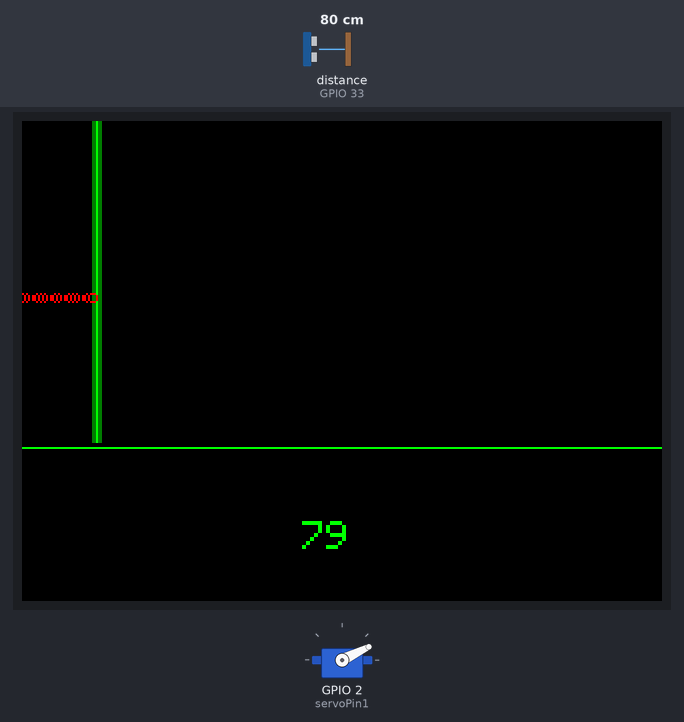
Bench run of a sketch on a simulated ESP32. On the bench: 320×240 colour display, servo. Wiring (inferred from the names in the program): ultrasonic range finder: trigger GPIO 32; echo GPIO 33. The inputs (shaded band) are chosen by the test bench; at power-on: distance to the obstacle (sensor on GPIO 33) 80 cm. The echo pulse lasts 58.3 µs per cm; what the sketch prints to the serial monitor is not drawn.

Above: at 3.4 s.
3.5 s: distance to the obstacle (sensor on GPIO 33) set to 2 cm
At 4.23 s:
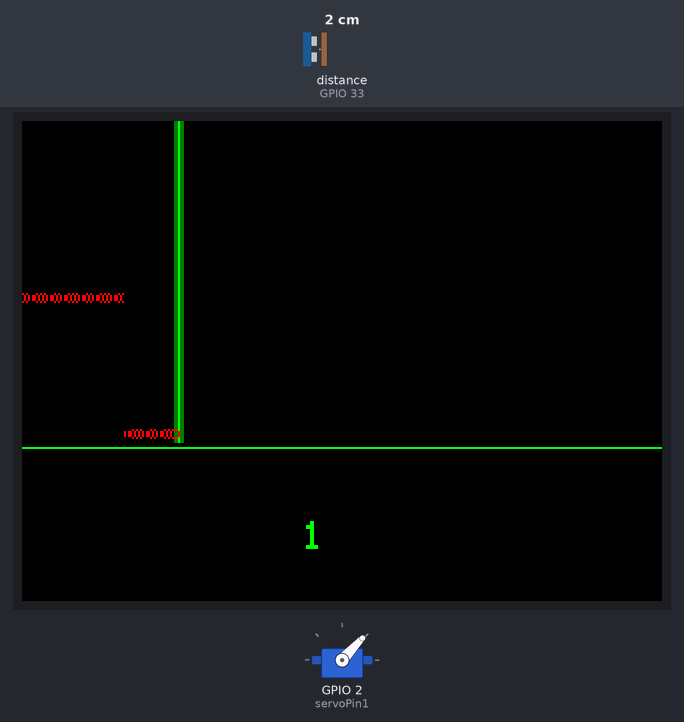
6.5 s: distance to the obstacle (sensor on GPIO 33) set to 18 cm
At 6.74 s:
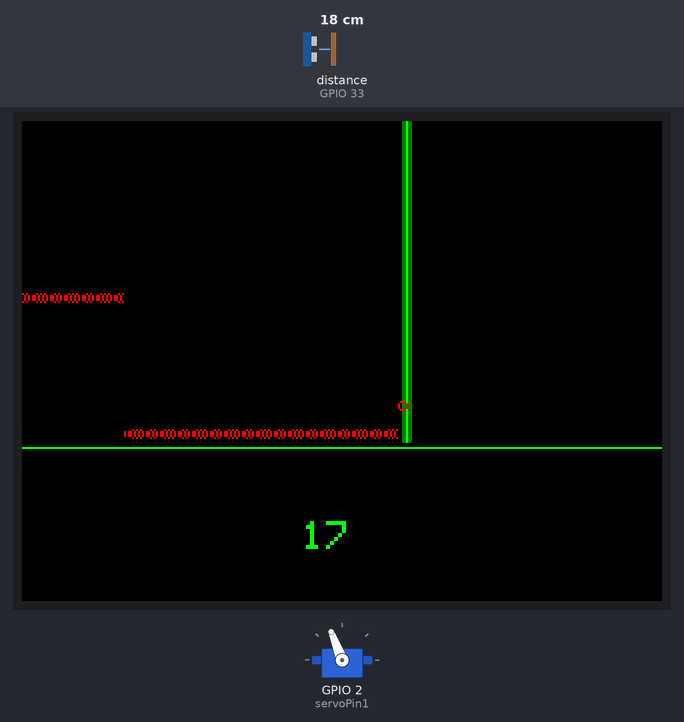
9.0 s: distance to the obstacle (sensor on GPIO 33) set to 250 cm
At 9.6 s:
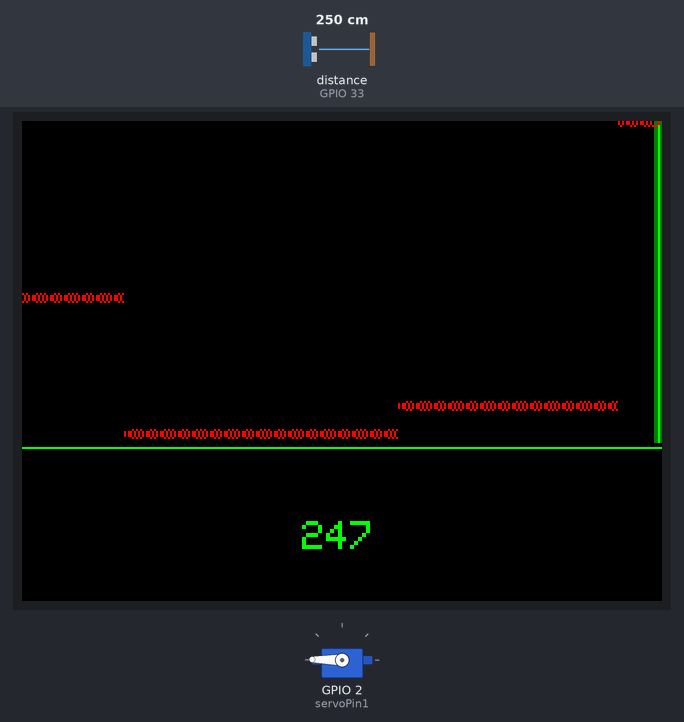
Timing chart, 0 to 17.1 s (numbered marks = the images above; inputs shaded):
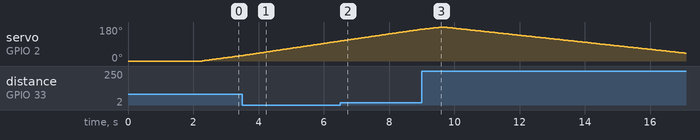

Measured:
- by itself, servo on GPIO 2 (servoPin1): rises from 168° to 180° in 0.59 s, then falls to 42° in 7.4 s

The sketch:

TFT_RADAR_esp32.ino
```cpp
/*-data-type------size---------description-----
  boolean        (8 bit)   -  [true/false]
  byte           (8 bit)   -  [0-255] unsigned number
  char           (8 bit)   -  [-128 to 127] signed number
  unsigned char  (8 bit)   -  [-128 to 127] signed number
  word           (16 bit)  -  [0-65535] unsigned number
  unsigned int   (16 bit)  -  [0-65535] unsigned number
  int            (16 bit)  -  [-32768 to 32767] signed number
  unsigned long  (32 bit)  -  [0-4,294,967,295] unsigned number usually for millis
  long           (32 bit)  -  [-2,147,483,648 to 2,147,483,647] signed number
  float          (32 bit)  -  [-3.4028235E38 to 3.4028235E38] signed number
  uint8_t        (8 bit)   -  [0-255] unsigned number
  int8_t         (8 bit)   -  [-127 - 127] signed number
  uint16_t       (16 bit)  -  [0-65,535] unsigned number
  int16_t        (16 bit)  -  [-32,768 - 32,767] signed number
  uint32_t       (32 bit)  -  [0-4,294,967,295] unsigned number
  int32_t        (32 bit)  -  [-2,147,483,648 - 2,147,483,647] signed number
  uint64_t       (64 bit)  -  [0-18,446,744,073,709,551,615] unsigned number
  int64_t        (64 bit)  -  [−9,223,372,036,854,775,808 - 9,223,372,036,854,775,807] signed number
  --------------------------------------------
  camelCase                -  anything that changes
  snake_case               -  variable's that are exclusive in a function
  Snake_Case               -  CLASS/struct exclusave varables/functions
  iNVERTEDcAMELcASE        -  outside code that is being accessed [database]
  SNake_CAse               -  duplicate varables inside the case function [frequently used in library names]
  ALL_CAPS                 -  const varable names or defines
  -------------by-jediRick--------------------
*/

#include <SPI.h>
#include <TFT_eSPI.h>
#include <ESP32Servo.h>
#define servoPin1 2
#define echoPin 33
#define trigPin 32

Servo myservo1;
TFT_eSPI tft = TFT_eSPI();

#define debug 1     // 1 ON 0 OFF
#if debug == 1
#define debugln(x) Serial.println(x)
#define debug(x) Serial.print(x)
#else
#define debugln(x)
#define debug(x)
#endif

#define ledPin  LED_BUILTIN
#define displayWidth 320
#define displayHeight 240

uint16_t servoDelay = 25;
long duration; // variable for the duration of sound wave travel
int16_t distance_cm; // variable for centimeters measurement
int16_t servoIncrement = 1;
int16_t pos1 = 0;
uint16_t sweepMapX;
uint16_t sweepMapOldX;
uint16_t dotDistance;
uint16_t dotDistanceOld;

//------- version stuff --------
const String p_project = "default";
const uint8_t version_hi = 0;
const uint8_t version_lo = 1;
void versionPrint(void) {
  debug("RicksWorx: ");
  debugln(p_project);
  debug("Version: ");
  debug(version_hi);
  debug(".");
  debugln(version_lo);
}
//------- end version stuff --------


void setup() {
  delay(2000);
  Serial.begin(115200);
  debugln("Serial started");
  versionPrint();
  pinMode(LED_BUILTIN, OUTPUT);
  pinMode(trigPin, OUTPUT); // Sets the trigPin as an OUTPUT
  pinMode(echoPin, INPUT); // Sets the echoPin as an INPUT
  tft.init();
  tft.setRotation(1);
  tft.fillScreen(TFT_BLACK);
  tft.setTextColor(TFT_GREEN);
  tft.setTextSize(2);
  ESP32PWM::allocateTimer(0);
  ESP32PWM::allocateTimer(1);
  ESP32PWM::allocateTimer(2);
  ESP32PWM::allocateTimer(3);
  myservo1.setPeriodHertz(240 );    // standard 50 hz servo
  myservo1.attach(servoPin1, 0, 2400);
}


void loop() {
  moveServo();
}

void moveServo() {
  myservo1.write(pos1);
  delay(servoDelay);
  pos1 = pos1 + servoIncrement;
  if (pos1 <= 0 || pos1 >= 180) {
    servoIncrement = -servoIncrement;
  }
  pingSonic();
  drawDisplay();
}

void pingSonic() {
  sweepMapOldX = sweepMapX;
  dotDistanceOld = dotDistance;
  digitalWrite(trigPin, LOW);
  delayMicroseconds(2);
  digitalWrite(trigPin, HIGH);
  delayMicroseconds(10);
  digitalWrite(trigPin, LOW);
  duration = pulseIn(echoPin, HIGH);
  distance_cm = duration * 0.017;
  //debugln("Distance: " + (String)distance_cm);
}


void drawDisplay() {
  sweepMapX = map(pos1, 0, 180, 0, 320);
  dotDistance = map(distance_cm, 0, 180, 156, 0);
  if (distance_cm >= 181) {
    dotDistance = 0;
  }
  tft.fillRect(130, 180, 240, 250, 0x0000);
  tft.drawLine(0, 163, 320, 163, TFT_GREEN);
  tft.drawLine(sweepMapX - 3, 160, sweepMapX - 3, 0, TFT_BLACK);
  tft.drawLine(sweepMapX + 3, 160, sweepMapX + 3, 0, TFT_BLACK);
  tft.drawLine(sweepMapX - 4, 160, sweepMapX - 4, 0, TFT_BLACK);
  tft.drawLine(sweepMapX + 4, 160, sweepMapX + 4, 0, TFT_BLACK);
  tft.drawCircle(sweepMapX, dotDistance , 2, TFT_GREEN);
  tft.drawLine(sweepMapX, 160, sweepMapX, 0, TFT_GREEN);
  tft.drawLine(sweepMapX - 1, 160, sweepMapX - 1, 0, TFT_DARKGREEN);
  tft.drawLine(sweepMapX + 1, 160, sweepMapX + 1, 0, TFT_DARKGREEN);
  tft.drawLine(sweepMapX - 2, 160, sweepMapX - 2, 0, TFT_DARKGREEN);
  tft.drawLine(sweepMapX + 2, 160, sweepMapX + 2, 0, TFT_DARKGREEN);
  tft.drawCircle(sweepMapOldX, dotDistanceOld, 2, TFT_RED);
  tft.setCursor(140, 200);
  tft.println(distance_cm);
}
```
